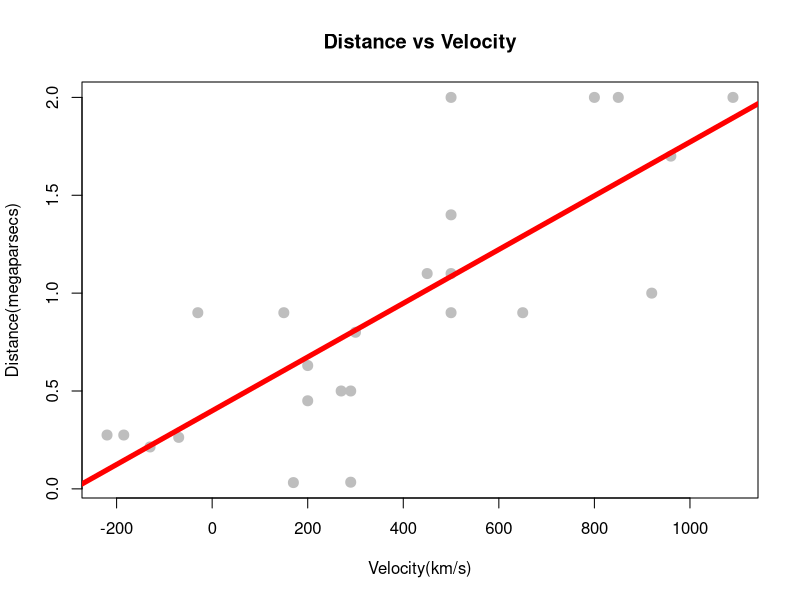

Reproduce this figure in R.
#author：Liyuan
#5. The Big Bang Theory


###################################################
#           1. init parameters
###################################################
rm(list=ls())
library("dplyr")
library("ggplot2")
library(tidyr)
data<-read.table("PS3_5.data",sep="\t",header=T) 
data<-data[,-1]

#5.1 [5 points] Make a scatter plot with distance as the 
#Y-axis and recession velocity as the X-axis. Describe what you see.

fit <- lm(Distance ~ Velocity,data = data)
plot(Distance ~ Velocity,data=data,     
     xlab = "Velocity(km/s)",
     ylab = "Distance(megaparsecs)",
     main = "Distance vs Velocity",
     pch = 20,
     cex = 2,
     col = "grey")
#5.2 [5 points] Add a simple linear regression line to the above scatter plot.
abline(fit, lwd = 5, col = "red")

#5.3 [15 points] If Hubble’s Big Bang Theory is correct, 
#explain why the following two assumptions about the regression 
#line you made in 5.2 need to be true:
##The intercept should be zero
##And the slope is the age of the universe
summary(fit)$coefficients